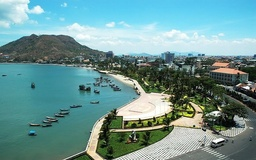
#> input picture seam_carving/beach.jpg, 256 x 160 px, shrunk from 800 x 500 before the run
$ python code.py
#> lines starting #> are read from the running program, lines starting #| are printed output that depends on the picture
#> further down, img is the input picture: shape (160, 256, 3); mean B, G, R 148.7, 149.4, 108.8
import cv2
import numpy as np
import math
import random
from scipy.ndimage import convolve
from tqdm import trange

def energy(img):
    dx = img[1:, :] - img[:-1,:]
    dy = img[:, 1:] - img[:, :-1]
    dx = np.append(dx, img[-1:, :], axis = 0)
    dy = np.append(dy, img[:, -1].reshape(-1, 1), axis = 1)

    f = np.array(np.sqrt(dx**2 + dy**2), dtype = 'float32')
    f = 255 * (f-f.min())/(f.max()-f.min())
    return f

def calc_energy(img):
    f1 = energy(img[:,:,0])
    f2 = energy(img[:,:,1])
    f3 = energy(img[:,:,2])
    f=f1+f2+f3
    return f

def minimum_seam(img):
    r, c, _ = img.shape
    energy_map = calc_energy(img)

    M = energy_map.copy()
    backtrack = np.zeros_like(M, dtype=int)
    for i in range(1, r):
        for j in range(0, c):
            # Handle the left edge of the image, to ensure we don't index -1
            if j == 0:
                idx = np.argmin(M[i - 1, j:j + 2])
                backtrack[i, j] = idx + j
                min_energy = M[i - 1, idx + j]
            else:
                idx = np.argmin(M[i - 1, j - 1:j + 2])
                backtrack[i, j] = idx + j - 1
                min_energy = M[i - 1, idx + j - 1]

            M[i, j] += min_energy

    return M, backtrack

def carve_column(img):
    r, c, _ = img.shape

    M, backtrack = minimum_seam(img)

    # Create a (r, c) matrix filled with the value True
    # We'll be removing all pixels from the image which
    # have False later
    mask = np.ones((r, c), dtype=np.bool_)

    # Find the position of the smallest element in the
    # last row of M
    j = np.argmin(M[-1])

    for i in reversed(range(r)):
        # Mark the pixels for deletion
        mask[i, j] = False
        j = backtrack[i, j]

    # Since the image has 3 channels, we convert our
    # mask to 3D
    mask = np.stack([mask] * 3, axis=2)

    # Delete all the pixels marked False in the mask,
    # and resize it to the new image dimensions
    img = img[mask].reshape((r, c - 1, 3))

    return img


def crop_c(img, scale_c):
#> called with scale_c = 0.5
    r, c, _ = img.shape
#> r = 160; c = 256
    new_c = int(scale_c * c)
#> new_c = 128

    for i in trange(c - new_c): # use range if you don't want to use tqdm
        img = carve_column(img)
#> this loop made 128 passes
#> pass 1, in energy, `dx = img[1:, :] - img[:-1,:]`:
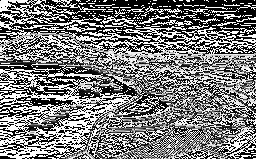
#> dx: shape (159, 256); min 0, max 255, mean 122.5
#> pass 1, in energy, `dy = img[:, 1:] - img[:, :-1]`:
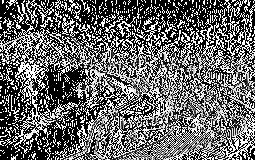
#> dy: shape (160, 255); min 0, max 255, mean 105.5
#> pass 1, in energy, `dx = np.append(dx, img[-1:, :], axis = 0)`:
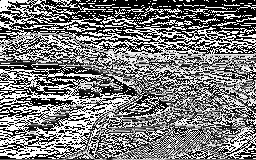
#> dx: shape (160, 256); min 0, max 255, mean 122.4
#> pass 1, in energy, `dy = np.append(dy, img[:, -1].reshape(-1, 1), axis = 1)`:
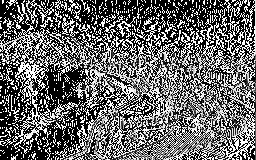
#> dy: shape (160, 256); min 0, max 255, mean 105.6
#> after the loop:
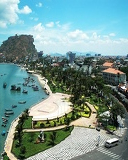
#> img: shape (160, 128, 3); mean of channels 0, 1, 2 146.7, 150.1, 118.1; drawn as B, G, R

    return img

scale = 0.5
img = cv2.imread('beach.jpg')
out = crop_c(img, scale)
cv2.imshow('Orginal', img)
cv2.imshow('Crop', out)
cv2.waitKey(0)
